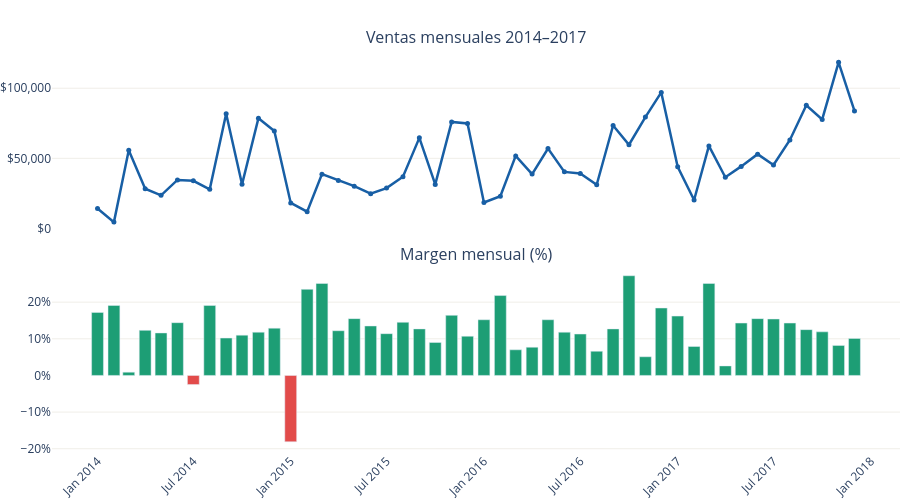

The cell this chart's notebook holds for it:
### Markdown cell above
## 7. Estacionalidad y tendencia temporal

### Code cell
monthly = df.groupby("Month").agg(
    Sales=("Sales","sum"), Profit=("Profit","sum")
).reset_index().sort_values("Month")
monthly["Margin %"] = (monthly["Profit"] / monthly["Sales"] * 100).round(1)

fig = make_subplots(rows=2, cols=1, shared_xaxes=True,
    subplot_titles=["Ventas mensuales 2014–2017", "Margen mensual (%)"],
    vertical_spacing=0.08)

fig.add_trace(go.Scatter(
    x=monthly["Month"], y=monthly["Sales"],
    mode="lines+markers", name="Sales",
    line=dict(color=COLORS["blue"], width=2.5),
    marker=dict(size=5),
), row=1, col=1)

fig.add_trace(go.Bar(
    x=monthly["Month"], y=monthly["Margin %"],
    name="Margin %",
    marker_color=[COLORS["green"] if v >= 0 else COLORS["red"] for v in monthly["Margin %"]],
), row=2, col=1)

fig.update_layout(
    height=500, plot_bgcolor="white", paper_bgcolor="white",
    margin=dict(l=0, r=0, t=50, b=0),
    showlegend=False,
    xaxis2=dict(tickangle=-45, showgrid=False),
    yaxis=dict(tickprefix="$", tickformat=",.0f", showgrid=True, gridcolor="#F0EEE8"),
    yaxis2=dict(ticksuffix="%", showgrid=True, gridcolor="#F0EEE8"),
)
fig.show()

### Figure 1 — Plotly figure (JSON) as saved in the notebook; plotly's stock layout.template omitted (floating-point values rounded to 4 significant figures)
{"data": [{"line": {"color": "#185FA5", "width": 2.5}, "marker": {"size": 5}, "mode": "lines+markers", "name": "Sales", "type": "scatter", "x": ["2014-01", "2014-02", "2014-03", "2014-04", "2014-05", "2014-06", "2014-07", "2014-08", "2014-09", "2014-10", "2014-11", "2014-12", "2015-01", "2015-02", "2015-03", "2015-04", "2015-05", "2015-06", "2015-07", "2015-08", "2015-09", "2015-10", "2015-11", "2015-12", "2016-01", "2016-02", "2016-03", "2016-04", "2016-05", "2016-06", "2016-07", "2016-08", "2016-09", "2016-10", "2016-11", "2016-12", "2017-01", "2017-02", "2017-03", "2017-04", "2017-05", "2017-06", "2017-07", "2017-08", "2017-09", "2017-10", "2017-11", "2017-12"], "xaxis": "x", "y": [14240.0, 4520.0, 55690.0, 28300.0, 23650.0, 34600.0, 33950.0, 27910.0, 81780.0, 31450.0, 78630.0, 69550.0, 18170.0, 11950.0, 38730.0, 34200.0, 30130.0, 24800.0, 28770.0, 36900.0, 64600.0, 31400.0, 75970.0, 74920.0, 18540.0, 22980.0, 51720.0, 38750.0, 56990.0, 40340.0, 39260.0, 31120.0, 73410.0, 59690.0, 79410.0, 97000.0, 43970.0, 20300.0, 58870.0, 36520.0, 44260.0, 52980.0, 45260.0, 63120.0, 87870.0, 77780.0, 118400.0, 83830.0], "yaxis": "y"}, {"marker": {"color": ["#1D9E75", "#1D9E75", "#1D9E75", "#1D9E75", "#1D9E75", "#1D9E75", "#E24B4A", "#1D9E75", "#1D9E75", "#1D9E75", "#1D9E75", "#1D9E75", "#E24B4A", "#1D9E75", "#1D9E75", "#1D9E75", "#1D9E75", "#1D9E75", "#1D9E75", "#1D9E75", "#1D9E75", "#1D9E75", "#1D9E75", "#1D9E75", "#1D9E75", "#1D9E75", "#1D9E75", "#1D9E75", "#1D9E75", "#1D9E75", "#1D9E75", "#1D9E75", "#1D9E75", "#1D9E75", "#1D9E75", "#1D9E75", "#1D9E75", "#1D9E75", "#1D9E75", "#1D9E75", "#1D9E75", "#1D9E75", "#1D9E75", "#1D9E75", "#1D9E75", "#1D9E75", "#1D9E75", "#1D9E75"]}, "name": "Margin %", "type": "bar", "x": ["2014-01", "2014-02", "2014-03", "2014-04", "2014-05", "2014-06", "2014-07", "2014-08", "2014-09", "2014-10", "2014-11", "2014-12", "2015-01", "2015-02", "2015-03", "2015-04", "2015-05", "2015-06", "2015-07", "2015-08", "2015-09", "2015-10", "2015-11", "2015-12", "2016-01", "2016-02", "2016-03", "2016-04", "2016-05", "2016-06", "2016-07", "2016-08", "2016-09", "2016-10", "2016-11", "2016-12", "2017-01", "2017-02", "2017-03", "2017-04", "2017-05", "2017-06", "2017-07", "2017-08", "2017-09", "2017-10", "2017-11", "2017-12"], "xaxis": "x2", "y": [17.2, 19.1, 0.9, 12.3, 11.6, 14.4, -2.5, 19.1, 10.2, 11.0, 11.8, 12.9, -18.1, 23.5, 25.1, 12.2, 15.5, 13.5, 11.4, 14.5, 12.7, 9.0, 16.4, 10.7, 15.2, 21.8, 7.0, 7.7, 15.2, 11.8, 11.3, 6.6, 12.7, 27.2, 5.1, 18.4, 16.2, 7.9, 25.1, 2.6, 14.3, 15.5, 15.4, 14.3, 12.5, 11.9, 8.2, 10.1], "yaxis": "y2"}], "layout": {"annotations": [{"font": {"size": 16}, "showarrow": false, "text": "Ventas mensuales 2014–2017", "x": 0.5, "xanchor": "center", "xref": "paper", "y": 1, "yanchor": "bottom", "yref": "paper"}, {"font": {"size": 16}, "showarrow": false, "text": "Margen mensual (%)", "x": 0.5, "xanchor": "center", "xref": "paper", "y": 0.46, "yanchor": "bottom", "yref": "paper"}], "height": 500, "margin": {"b": 0, "l": 0, "r": 0, "t": 50}, "paper_bgcolor": "white", "plot_bgcolor": "white", "showlegend": false, "xaxis": {"anchor": "y", "domain": [0, 1], "matches": "x2", "showticklabels": false}, "xaxis2": {"anchor": "y2", "domain": [0, 1], "showgrid": false, "tickangle": -45}, "yaxis": {"anchor": "x", "domain": [0.54, 1], "gridcolor": "#F0EEE8", "showgrid": true, "tickformat": ",.0f", "tickprefix": "$"}, "yaxis2": {"anchor": "x2", "domain": [0, 0.46], "gridcolor": "#F0EEE8", "showgrid": true, "ticksuffix": "%"}}}
